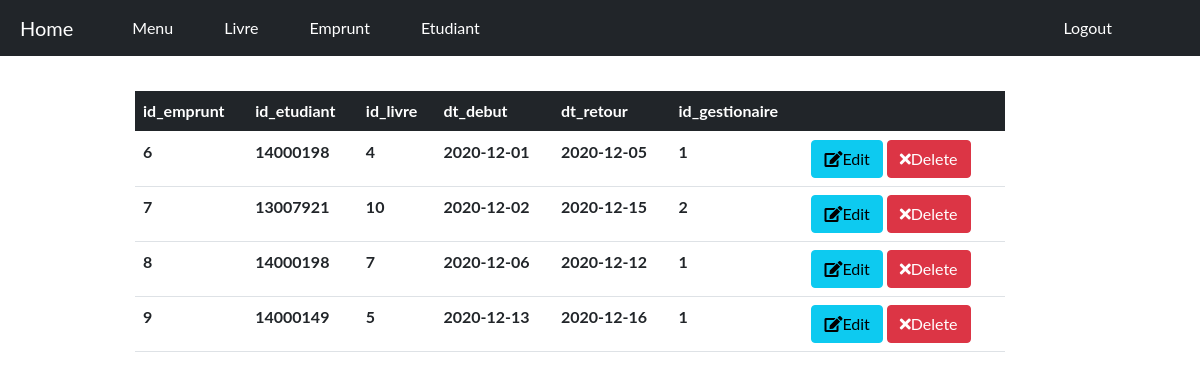
The page /list_emprunt.php on the database its author committed.
### tables this page shows
CREATE TABLE `emprunt` (
  `id_emprunt` int(11) NOT NULL,
  `id_etudiant` int(11) NOT NULL,
  `id_livre` int(11) NOT NULL,
  `dt_debut` date NOT NULL,
  `dt_retour` date DEFAULT NULL,
  `id_gestionaire` int(11) NOT NULL
);

### list_emprunt.php (the view, shortened to what this page needs)
<?php
 include 'init.php';
 $do= isset($_GET['do']) ? $_GET['do'] : 'Manage';
  if($do == 'Manage'){
   	$sql = "SELECT * FROM emprunt";
   	$result = mysqli_query($conn,$sql);
   	 		echo "
   	 		<div class='content'>
   	 		<table class='table table-hover tab'>
 		 <thead class='table-dark'>
 		 	<tr>
      <th>id_emprunt</th>
      <th>id_etudiant</th>
      <th>id_livre</th>
      <th>dt_debut</th>
      <th>dt_retour</th>
      <th>id_gestionaire</th>
      <th></th>
    </tr>
 		  </thead>  <tbody>
 		 ";
   	while ($row = mysqli_fetch_assoc($result)) {
   			echo "	<tr>
      <th>".$row['id_emprunt']."</th>
      <th>" .$row['id_etudiant']. "</th>
      <th>" .$row['id_livre']. "</th>
      <th>" .$row['dt_debut']."</th>
      <th>" .$row['dt_retour']."</th>
      <th>" .$row['id_gestionaire']."</th>
      <th>
        <a href='list_emprunt.php?do=Edit&emprunt=" . $row['id_emprunt'] . "' class='btn btn-info'><i class='fa fa-edit'></i>Edit</a>
        <a href='list_emprunt.php?do=Delete&emprunt=" . $row['id_emprunt'] . "' class='btn btn-danger'><i class='fa fa-times'></i>Delete </a>
      </th>
    </tr> ";
}
echo "  </tbody>
</table></div>";
}
include 'footer.php';
 ?>

### style.css (style rules this page uses)
* { margin: 0; padding:0; box-sizing: border-box; }
body { min-width: 100%; }
.content { margin-top: 20px; margin-left:120px ; padding: 15px; width: 900px; }

### header.php (style rules this page uses)
body { margin: 0; font-family: 'Lato', sans-serif; width:100%; }

### rows shown on the page
emprunt: id_emprunt "6", id_etudiant "14000198", id_livre "4", dt_debut "2020-12-01", dt_retour "2020-12-05", id_gestionaire "1"
emprunt: id_emprunt "7", id_etudiant "13007921", id_livre "10", dt_debut "2020-12-02", dt_retour "2020-12-15", id_gestionaire "2"
emprunt: id_emprunt "8", id_etudiant "14000198", id_livre "7", dt_debut "2020-12-06", dt_retour "2020-12-12", id_gestionaire "1"
emprunt: id_emprunt "9", id_etudiant "14000149", id_livre "5", dt_debut "2020-12-13", dt_retour "2020-12-16", id_gestionaire "1"
